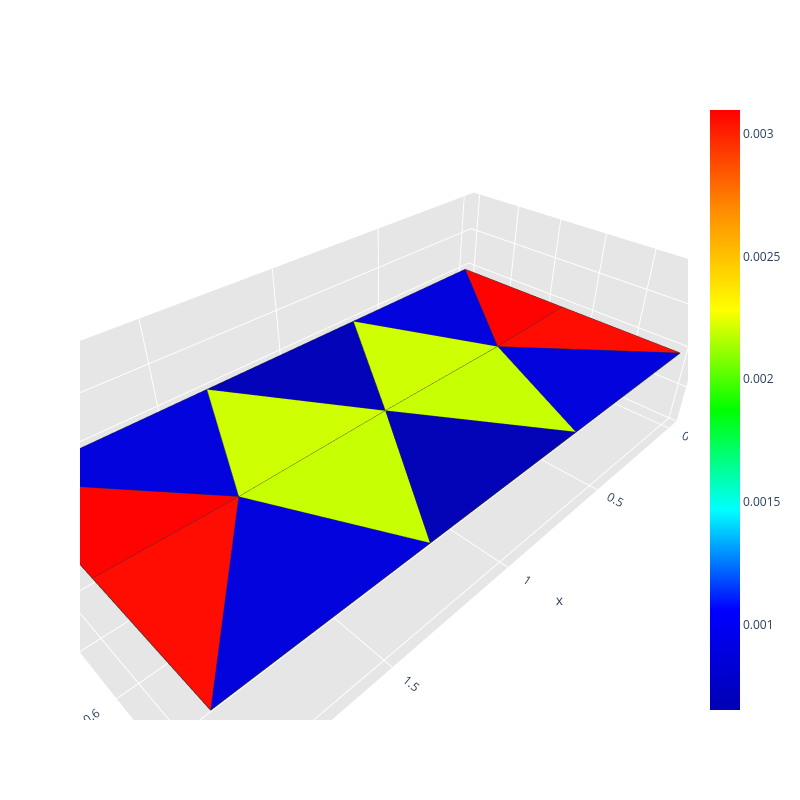
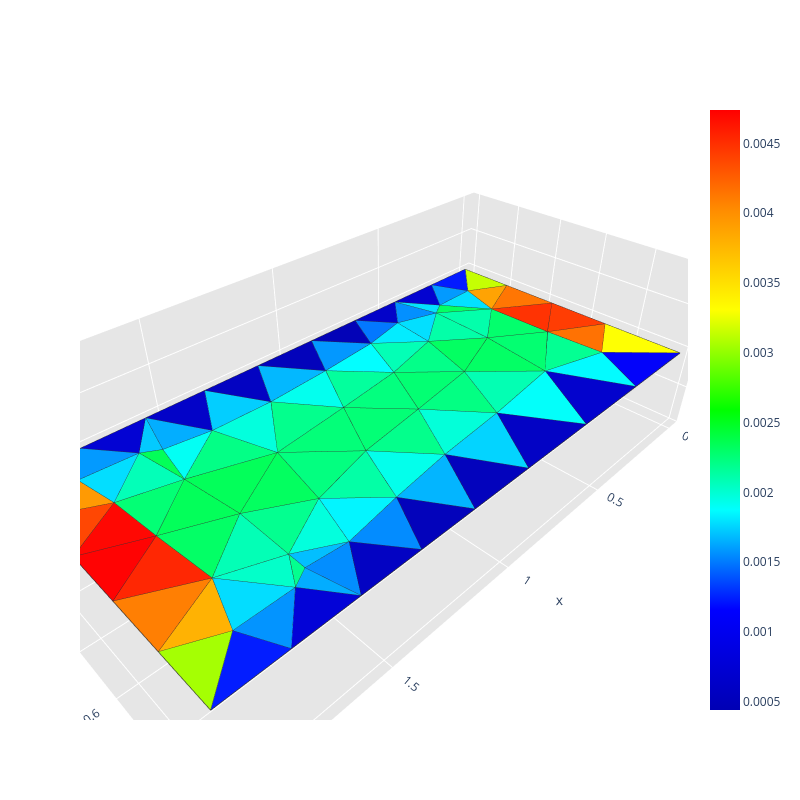
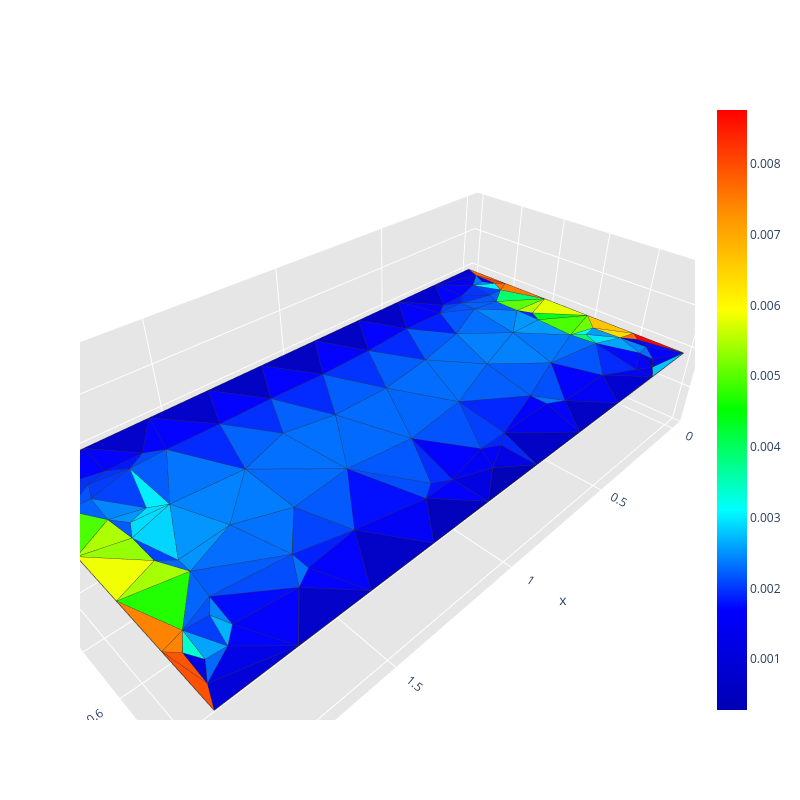
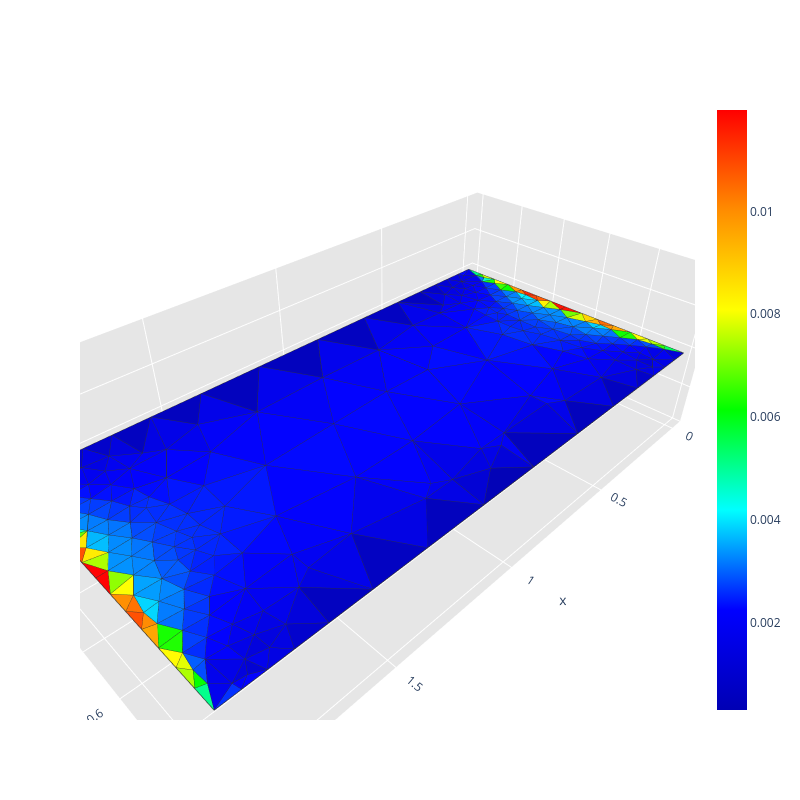

The cell these charts' notebook holds for them, in order:
### Code cell
run_scattering_refinement(config, sizes, grid_points, radius_vicinity, path, frequency, wave_incident_direction, polarization)

### Figure 1 — Plotly figure (JSON) as saved in the notebook; plotly's stock layout.template omitted (floating-point values rounded to 4 significant figures)
{"data": [{"facecolor": ["rgb(255, 0, 0)", "rgb(255, 0, 0)", "rgb(0, 0, 219)", "rgb(0, 0, 219)", "rgb(255, 9, 0)", "rgb(255, 9, 0)", "rgb(0, 0, 219)", "rgb(0, 0, 219)", "rgb(0, 0, 182)", "rgb(0, 0, 180)", "rgb(203, 255, 0)", "rgb(203, 255, 0)", "rgb(196, 255, 0)", "rgb(196, 255, 0)"], "i": [0, 6, 4, 1, 2, 9, 3, 7, 5, 8, 5, 10, 8, 10], "j": [12, 11, 12, 11, 11, 12, 12, 11, 10, 10, 11, 12, 12, 11], "k": [9, 1, 0, 5, 6, 3, 8, 2, 4, 7, 10, 4, 10, 7], "name": "", "type": "mesh3d", "x": [0.0, 2.0, 2.0, 0.0, 0.6667, 1.333, 2.0, 1.333, 0.6667, 0.0, 1.0, 1.574, 0.4259], "y": [0.0, 0.0, 1.0, 1.0, 0.0, 0.0, 0.5, 1.0, 1.0, 0.5, 0.5062, 0.5099, 0.5099], "z": [0.0, 0.0, 0.0, 0.0, 0.0, 0.0, 0.0, 0.0, 0.0, 0.0, 0.0, 0.0, 0.0]}, {"line": {"color": "rgb(50, 50, 50)", "width": 1.5}, "mode": "lines", "showlegend": false, "type": "scatter3d", "x": [0, 0.4259, 0, 0, null, 2, 1.574, 2, 2, null, 0.6667, 0.4259, 0, 0.6667, null, 2, 1.574, 1.333, 2, null, 2, 1.574, 2, 2, null, 0, 0.4259, 0, 0, null, 0, 0.4259, 0.6667, 0, null, 1.333, 1.574, 2, 1.333, null, 1.333, 1, 0.6667, 1.333, null, 0.6667, 1, 1.333, 0.6667, null, 1.333, 1.574, 1, 1.333, null, 1, 0.4259, 0.6667, 1, null, 0.6667, 0.4259, 1, 0.6667, null, 1, 1.574, 1.333, 1, null], "y": [0, 0.5099, 0.5, 0, null, 0.5, 0.5099, 0, 0.5, null, 0, 0.5099, 0, 0, null, 0, 0.5099, 0, 0, null, 1, 0.5099, 0.5, 1, null, 0.5, 0.5099, 1, 0.5, null, 1, 0.5099, 1, 1, null, 1, 0.5099, 1, 1, null, 0, 0.5062, 0, 0, null, 1, 0.5062, 1, 1, null, 0, 0.5099, 0.5062, 0, null, 0.5062, 0.5099, 0, 0.5062, null, 1, 0.5099, 0.5062, 1, null, 0.5062, 0.5099, 1, 0.5062, null], "z": [0, 0, 0, 0, null, 0, 0, 0, 0, null, 0, 0, 0, 0, null, 0, 0, 0, 0, null, 0, 0, 0, 0, null, 0, 0, 0, 0, null, 0, 0, 0, 0, null, 0, 0, 0, 0, null, 0, 0, 0, 0, null, 0, 0, 0, 0, null, 0, 0, 0, 0, null, 0, 0, 0, 0, null, 0, 0, 0, 0, null, 0, 0, 0, 0, null]}, {"hoverinfo": "none", "marker": {"color": [0.0006508, 0.003098], "colorscale": [[0, "rgb(0, 0, 180)"], [0.1667, "rgb(0, 0, 255)"], [0.3333, "rgb(0, 255, 255)"], [0.5, "rgb(0, 255, 0)"], [0.6667, "rgb(255, 255, 0)"], [0.8333, "rgb(255, 140, 0)"], [1, "rgb(255, 0, 0)"]], "showscale": true, "size": 0.1}, "mode": "markers", "showlegend": false, "type": "scatter3d", "x": [0.0], "y": [0.0], "z": [0.0]}], "layout": {"height": 800, "legend": {"bgcolor": "rgba(255,255,255,0.7)", "bordercolor": "lightgray", "borderwidth": 1, "x": 0.2, "xanchor": "left", "y": 0.9, "yanchor": "top"}, "scene": {"aspectratio": {"x": 1, "y": 0.5, "z": 0.3}, "camera": {"eye": {"x": 0.65, "y": 0.65, "z": 0.65}}, "xaxis": {"backgroundcolor": "rgb(230, 230, 230)", "gridcolor": "rgb(255, 255, 255)", "showbackground": true, "zerolinecolor": "rgb(255, 255, 255)"}, "yaxis": {"backgroundcolor": "rgb(230, 230, 230)", "gridcolor": "rgb(255, 255, 255)", "showbackground": true, "zerolinecolor": "rgb(255, 255, 255)"}, "zaxis": {"backgroundcolor": "rgb(230, 230, 230)", "gridcolor": "rgb(255, 255, 255)", "showbackground": true, "zerolinecolor": "rgb(255, 255, 255)"}}, "title": {"text": ""}, "width": 800}}

### Figure 2 — Plotly figure (JSON) as saved in the notebook; plotly's stock layout.template omitted (floating-point values rounded to 4 significant figures; data arrays with more than 128 entries replaced by an {"elided": "..."} marker saying what was removed)
{"data": [{"facecolor": ["rgb(0, 0, 197)", "rgb(0, 255, 154)", "rgb(0, 255, 112)", "rgb(0, 255, 110)", "rgb(0, 255, 124)", "rgb(0, 255, 98)", "rgb(0, 255, 128)", "rgb(0, 255, 179)", "rgb(0, 171, 255)", "rgb(0, 255, 138)", "rgb(0, 255, 176)", "rgb(0, 0, 194)", "rgb(0, 255, 137)", "rgb(0, 255, 99)", "rgb(0, 255, 131)", "rgb(0, 255, 168)", "rgb(0, 0, 202)", "rgb(0, 209, 255)", "rgb(0, 255, 218)", "rgb(0, 255, 144)", "rgb(0, 251, 255)", "rgb(0, 255, 179)", "rgb(0, 255, 247)", "rgb(0, 255, 87)", "rgb(255, 58, 0)", "rgb(0, 255, 214)", "rgb(0, 255, 232)", "rgb(0, 255, 118)", "rgb(251, 255, 0)", "rgb(0, 0, 192)", "rgb(255, 48, 0)", "rgb(0, 255, 141)", "rgb(0, 0, 184)", "rgb(0, 0, 208)", "rgb(255, 115, 0)", "rgb(0, 0, 205)", "rgb(0, 24, 255)", "rgb(0, 0, 212)", "rgb(0, 255, 165)", "rgb(0, 0, 186)", "rgb(0, 233, 255)", "rgb(0, 0, 180)", "rgb(0, 0, 191)", "rgb(0, 203, 255)", "rgb(0, 255, 115)", "rgb(0, 255, 125)", "rgb(0, 255, 93)", "rgb(0, 32, 255)", "rgb(0, 0, 184)", "rgb(0, 255, 134)", "rgb(0, 26, 255)", "rgb(0, 255, 106)", "rgb(0, 248, 255)", "rgb(0, 255, 163)", "rgb(0, 149, 255)", "rgb(255, 68, 0)", "rgb(255, 0, 0)", "rgb(255, 124, 0)", "rgb(0, 255, 241)", "rgb(0, 0, 247)", "rgb(0, 178, 255)", "rgb(194, 255, 0)", "rgb(0, 181, 255)", "rgb(0, 255, 97)", "rgb(0, 117, 255)", "rgb(0, 0, 198)", "rgb(185, 255, 0)", "rgb(162, 255, 0)", "rgb(255, 111, 0)", "rgb(0, 255, 87)", "rgb(0, 139, 255)", "rgb(255, 5, 0)", "rgb(255, 36, 0)", "rgb(0, 255, 235)", "rgb(0, 255, 95)", "rgb(0, 222, 255)", "rgb(0, 255, 114)", "rgb(0, 255, 181)", "rgb(0, 255, 198)", "rgb(255, 160, 0)", "rgb(0, 218, 255)", "rgb(0, 137, 255)", "rgb(0, 255, 218)", "rgb(0, 242, 255)", "rgb(0, 219, 255)", "rgb(0, 151, 255)", "rgb(0, 151, 255)", "rgb(0, 141, 255)", "rgb(0, 145, 255)", "rgb(255, 151, 0)", "rgb(255, 175, 0)", "rgb(0, 220, 255)", "rgb(0, 255, 85)", "rgb(0, 223, 255)", "rgb(0, 199, 255)", "rgb(0, 188, 255)", "rgb(0, 170, 255)", "rgb(0, 255, 140)"], "i": [17, 52, 42, 36, 40, 38, 39, 8, 7, 50, 38, 28, 40, 47, 55, 4, 29, 27, 35, 38, 43, 34, 38, 50, 31, 39, 41, 41, 30, 25, 31, 49, 15, 18, 32, 12, 11, 23, 4, 27, 54, 14, 16, 16, 40, 41, 50, 1, 26, 54, 23, 44, 29, 41, 14, 20, 21, 22, 7, 3, 33, 0, 35, 4, 34, 13, 19, 2, 36, 51, 24, 37, 21, 35, 48, 44, 37, 46, 8, 32, 47, 45, 8, 49, 5, 6, 18, 12, 10, 46, 22, 4, 5, 4, 17, 9, 10, 9], "j": [55, 56, 56, 48, 56, 48, 42, 51, 55, 52, 42, 39, 41, 51, 62, 48, 38, 39, 55, 53, 56, 56, 39, 62, 36, 40, 45, 52, 53, 61, 44, 51, 43, 5, 44, 6, 57, 24, 54, 33, 58, 34, 35, 55, 52, 50, 51, 60, 45, 56, 59, 48, 53, 49, 43, 46, 37, 47, 62, 53, 45, 57, 43, 44, 58, 58, 60, 59, 53, 62, 61, 46, 47, 52, 54, 57, 62, 62, 47, 57, 59, 61, 61, 61, 60, 57, 60, 58, 59, 60, 59, 58, 62, 6, 5, 61, 24, 8], "k": [16, 43, 40, 38, 52, 42, 40, 47, 17, 35, 39, 27, 33, 37, 50, 44, 28, 33, 50, 36, 34, 54, 28, 51, 30, 33, 33, 50, 3, 24, 36, 8, 14, 17, 31, 11, 0, 10, 48, 26, 34, 13, 15, 35, 41, 49, 49, 18, 25, 42, 2, 36, 38, 45, 34, 19, 20, 21, 55, 29, 26, 32, 15, 6, 13, 12, 1, 22, 30, 37, 9, 20, 37, 43, 42, 6, 46, 5, 10, 44, 10, 25, 49, 45, 46, 11, 5, 4, 23, 19, 47, 54, 7, 12, 7, 8, 9, 10], "name": "", "type": "mesh3d", "x": [0.0, 2.0, 2.0, 0.0, 0.3907, 1.668, 0.332, 1.61, 1.613, 1.614, 1.67, 0.2192, 0.4383, 0.6575, 0.8777, 1.122, 1.342, 1.562, 1.781, 2.0, 2.0, 2.0, 2.0, 1.788, 1.577, 1.365, 1.153, 0.9109, 0.6093, 0.3085, 0.0, 0.0, 0.0, 1.034, 0.7367, 1.228, 0.2072, 1.814, 0.4426, 0.7584, 0.9194, 1.187, 0.6431, 0.9772, 0.2114, 1.269, 1.828, 1.794, 0.4023, 1.423, 1.378, 1.612, 1.083, 0.1947, 0.5766, 1.451, 0.8181, 0.1544, 0.556, 1.851, 1.854, 1.476, 1.639], "y": [0.0, 0.0, 1.0, 1.0, 0.181, 0.1447, 0.1466, 0.1791, 0.7746, 0.8386, 0.8705, 0.0, 0.0, 0.0, 0.0, 0.0, 0.0, 0.0, 0.0, 0.2, 0.4, 0.6, 0.8, 1.0, 1.0, 1.0, 1.0, 1.0, 1.0, 1.0, 0.6949, 0.4519, 0.226, 0.788, 0.169, 0.2083, 0.575, 0.4826, 0.7293, 0.7658, 0.5747, 0.6107, 0.5347, 0.1922, 0.3128, 0.8177, 0.2902, 0.7047, 0.4441, 0.6713, 0.4317, 0.5674, 0.399, 0.8, 0.3075, 0.2045, 0.3661, 0.1433, 0.1295, 0.8686, 0.1322, 0.8499, 0.3416], "z": [0.0, 0.0, 0.0, 0.0, 0.0, 0.0, 0.0, 0.0, 0.0, 0.0, 0.0, 0.0, 0.0, 0.0, 0.0, 0.0, 0.0, 0.0, 0.0, 0.0, 0.0, 0.0, 0.0, 0.0, 0.0, 0.0, 0.0, 0.0, 0.0, 0.0, 0.0, 0.0, 0.0, 0.0, 0.0, 0.0, 0.0, 0.0, 0.0, 0.0, 0.0, 0.0, 0.0, 0.0, 0.0, 0.0, 0.0, 0.0, 0.0, 0.0, 0.0, 0.0, 0.0, 0.0, 0.0, 0.0, 0.0, 0.0, 0.0, 0.0, 0.0, 0.0, 0.0]}, {"line": {"color": "rgb(50, 50, 50)", "width": 1.5}, "mode": "lines", "showlegend": false, "type": "scatter3d", "x": {"elided": "490 float values"}, "y": {"elided": "490 float values"}, "z": {"elided": "490 int values"}}, {"hoverinfo": "none", "marker": {"color": [0.0004417, 0.004739], "colorscale": [[0, "rgb(0, 0, 180)"], [0.1667, "rgb(0, 0, 255)"], [0.3333, "rgb(0, 255, 255)"], [0.5, "rgb(0, 255, 0)"], [0.6667, "rgb(255, 255, 0)"], [0.8333, "rgb(255, 140, 0)"], [1, "rgb(255, 0, 0)"]], "showscale": true, "size": 0.1}, "mode": "markers", "showlegend": false, "type": "scatter3d", "x": [0.0], "y": [0.0], "z": [0.0]}], "layout": {"height": 800, "legend": {"bgcolor": "rgba(255,255,255,0.7)", "bordercolor": "lightgray", "borderwidth": 1, "x": 0.2, "xanchor": "left", "y": 0.9, "yanchor": "top"}, "scene": {"aspectratio": {"x": 1, "y": 0.5, "z": 0.3}, "camera": {"eye": {"x": 0.65, "y": 0.65, "z": 0.65}}, "xaxis": {"backgroundcolor": "rgb(230, 230, 230)", "gridcolor": "rgb(255, 255, 255)", "showbackground": true, "zerolinecolor": "rgb(255, 255, 255)"}, "yaxis": {"backgroundcolor": "rgb(230, 230, 230)", "gridcolor": "rgb(255, 255, 255)", "showbackground": true, "zerolinecolor": "rgb(255, 255, 255)"}, "zaxis": {"backgroundcolor": "rgb(230, 230, 230)", "gridcolor": "rgb(255, 255, 255)", "showbackground": true, "zerolinecolor": "rgb(255, 255, 255)"}}, "title": {"text": ""}, "width": 800}}

### Figure 3 — Plotly figure (JSON) as saved in the notebook; plotly's stock layout.template omitted (floating-point values rounded to 4 significant figures; data arrays with more than 128 entries replaced by an {"elided": "..."} marker saying what was removed)
{"data": [{"facecolor": {"elided": "200 str values"}, "i": {"elided": "200 int values"}, "j": {"elided": "200 int values"}, "k": {"elided": "200 int values"}, "name": "", "type": "mesh3d", "x": [0.0, 2.0, 2.0, 0.0, 1.731, 0.3907, 1.731, 1.869, 0.1346, 1.838, 0.1631, 1.787, 0.1297, 1.872, 1.668, 0.2141, 0.332, 0.1643, 1.784, 1.849, 0.1579, 1.847, 1.826, 0.1762, 0.1599, 1.827, 0.133, 0.5552, 0.6109, 0.6109, 1.111, 1.167, 0.9444, 1.222, 1.61, 1.613, 1.869, 0.03106, 0.07133, 1.614, 0.06434, 0.2698, 1.67, 0.2694, 0.8333, 0.8889, 1.969, 0.1663, 0.03049, 1.974, 1.843, 1.936, 0.06221, 0.2207, 1.97, 1.87, 0.02538, 1.975, 1.88, 1.944, 1.939, 0.1177, 0.05587, 1.944, 0.05653, 0.1117, 1.889, 0.1109, 1.89, 0.2192, 0.4383, 0.6575, 0.8777, 1.122, 1.342, 1.562, 1.781, 2.0, 2.0, 2.0, 2.0, 1.778, 1.556, 1.333, 1.111, 0.8889, 0.6667, 0.4444, 0.2222, 0.0, 0.0, 0.0, 0.0, 1.008, 1.498, 0.8038, 0.5569, 0.6894, 1.055, 1.29, 1.136, 1.224, 0.3917, 1.444, 0.7882, 1.662, 0.9138, 0.4701, 0.314, 1.423, 0.5733, 0.9899, 1.5, 0.3343, 1.314], "y": [0.0, 0.0, 1.0, 1.0, 0.1828, 0.181, 0.3955, 0.7894, 0.4364, 0.7426, 0.7411, 0.1428, 0.2227, 0.224, 0.1447, 0.1431, 0.1466, 0.486, 0.3641, 0.1636, 0.2758, 0.8481, 0.6425, 0.6401, 0.3816, 0.5893, 0.6792, 0.8714, 0.7748, 0.8392, 0.871, 0.8389, 0.8385, 0.8713, 0.1791, 0.7746, 0.4392, 0.8344, 0.6703, 0.8386, 0.7819, 0.255, 0.8705, 0.1835, 0.8387, 0.8709, 0.8345, 0.9697, 0.1677, 0.06325, 0.3841, 0.7822, 0.2233, 0.9374, 0.1681, 0.5492, 0.06291, 0.9377, 0.3327, 0.1202, 0.2242, 0.9445, 0.1195, 0.8832, 0.8832, 0.89, 0.8897, 0.1151, 0.1159, 0.0, 0.0, 0.0, 0.0, 0.0, 0.0, 0.0, 0.0, 0.2, 0.4, 0.6, 0.8, 1.0, 1.0, 1.0, 1.0, 1.0, 1.0, 1.0, 1.0, 0.8, 0.6, 0.4, 0.2, 0.1944, 0.4196, 0.6314, 0.5498, 0.3784, 0.6578, 0.6254, 0.4027, 0.1863, 0.7037, 0.822, 0.1903, 0.5775, 0.4082, 0.3341, 0.4786, 0.1845, 0.1757, 0.9191, 0.6435, 0.8754, 0.3621], "z": [0.0, 0.0, 0.0, 0.0, 0.0, 0.0, 0.0, 0.0, 0.0, 0.0, 0.0, 0.0, 0.0, 0.0, 0.0, 0.0, 0.0, 0.0, 0.0, 0.0, 0.0, 0.0, 0.0, 0.0, 0.0, 0.0, 0.0, 0.0, 0.0, 0.0, 0.0, 0.0, 0.0, 0.0, 0.0, 0.0, 0.0, 0.0, 0.0, 0.0, 0.0, 0.0, 0.0, 0.0, 0.0, 0.0, 0.0, 0.0, 0.0, 0.0, 0.0, 0.0, 0.0, 0.0, 0.0, 0.0, 0.0, 0.0, 0.0, 0.0, 0.0, 0.0, 0.0, 0.0, 0.0, 0.0, 0.0, 0.0, 0.0, 0.0, 0.0, 0.0, 0.0, 0.0, 0.0, 0.0, 0.0, 0.0, 0.0, 0.0, 0.0, 0.0, 0.0, 0.0, 0.0, 0.0, 0.0, 0.0, 0.0, 0.0, 0.0, 0.0, 0.0, 0.0, 0.0, 0.0, 0.0, 0.0, 0.0, 0.0, 0.0, 0.0, 0.0, 0.0, 0.0, 0.0, 0.0, 0.0, 0.0, 0.0, 0.0, 0.0, 0.0, 0.0, 0.0]}, {"line": {"color": "rgb(50, 50, 50)", "width": 1.5}, "mode": "lines", "showlegend": false, "type": "scatter3d", "x": {"elided": "1000 float values"}, "y": {"elided": "1000 float values"}, "z": {"elided": "1000 int values"}}, {"hoverinfo": "none", "marker": {"color": [0.0002804, 0.008762], "colorscale": [[0, "rgb(0, 0, 180)"], [0.1667, "rgb(0, 0, 255)"], [0.3333, "rgb(0, 255, 255)"], [0.5, "rgb(0, 255, 0)"], [0.6667, "rgb(255, 255, 0)"], [0.8333, "rgb(255, 140, 0)"], [1, "rgb(255, 0, 0)"]], "showscale": true, "size": 0.1}, "mode": "markers", "showlegend": false, "type": "scatter3d", "x": [0.0], "y": [0.0], "z": [0.0]}], "layout": {"height": 800, "legend": {"bgcolor": "rgba(255,255,255,0.7)", "bordercolor": "lightgray", "borderwidth": 1, "x": 0.2, "xanchor": "left", "y": 0.9, "yanchor": "top"}, "scene": {"aspectratio": {"x": 1, "y": 0.5, "z": 0.3}, "camera": {"eye": {"x": 0.65, "y": 0.65, "z": 0.65}}, "xaxis": {"backgroundcolor": "rgb(230, 230, 230)", "gridcolor": "rgb(255, 255, 255)", "showbackground": true, "zerolinecolor": "rgb(255, 255, 255)"}, "yaxis": {"backgroundcolor": "rgb(230, 230, 230)", "gridcolor": "rgb(255, 255, 255)", "showbackground": true, "zerolinecolor": "rgb(255, 255, 255)"}, "zaxis": {"backgroundcolor": "rgb(230, 230, 230)", "gridcolor": "rgb(255, 255, 255)", "showbackground": true, "zerolinecolor": "rgb(255, 255, 255)"}}, "title": {"text": ""}, "width": 800}}

### Figure 4 — Plotly figure (JSON) as saved in the notebook; plotly's stock layout.template omitted (floating-point values rounded to 4 significant figures; data arrays with more than 128 entries replaced by an {"elided": "..."} marker saying what was removed)
{"data": [{"facecolor": {"elided": "440 str values"}, "i": {"elided": "440 int values"}, "j": {"elided": "440 int values"}, "k": {"elided": "440 int values"}, "name": "", "type": "mesh3d", "x": {"elided": "250 float values"}, "y": {"elided": "250 float values"}, "z": {"elided": "250 float values"}}, {"line": {"color": "rgb(50, 50, 50)", "width": 1.5}, "mode": "lines", "showlegend": false, "type": "scatter3d", "x": {"elided": "2200 float values"}, "y": {"elided": "2200 float values"}, "z": {"elided": "2200 int values"}}, {"hoverinfo": "none", "marker": {"color": [0.0003108, 0.01197], "colorscale": [[0, "rgb(0, 0, 180)"], [0.1667, "rgb(0, 0, 255)"], [0.3333, "rgb(0, 255, 255)"], [0.5, "rgb(0, 255, 0)"], [0.6667, "rgb(255, 255, 0)"], [0.8333, "rgb(255, 140, 0)"], [1, "rgb(255, 0, 0)"]], "showscale": true, "size": 0.1}, "mode": "markers", "showlegend": false, "type": "scatter3d", "x": [0.0], "y": [0.0], "z": [0.0]}], "layout": {"height": 800, "legend": {"bgcolor": "rgba(255,255,255,0.7)", "bordercolor": "lightgray", "borderwidth": 1, "x": 0.2, "xanchor": "left", "y": 0.9, "yanchor": "top"}, "scene": {"aspectratio": {"x": 1, "y": 0.5, "z": 0.3}, "camera": {"eye": {"x": 0.65, "y": 0.65, "z": 0.65}}, "xaxis": {"backgroundcolor": "rgb(230, 230, 230)", "gridcolor": "rgb(255, 255, 255)", "showbackground": true, "zerolinecolor": "rgb(255, 255, 255)"}, "yaxis": {"backgroundcolor": "rgb(230, 230, 230)", "gridcolor": "rgb(255, 255, 255)", "showbackground": true, "zerolinecolor": "rgb(255, 255, 255)"}, "zaxis": {"backgroundcolor": "rgb(230, 230, 230)", "gridcolor": "rgb(255, 255, 255)", "showbackground": true, "zerolinecolor": "rgb(255, 255, 255)"}}, "title": {"text": ""}, "width": 800}}
